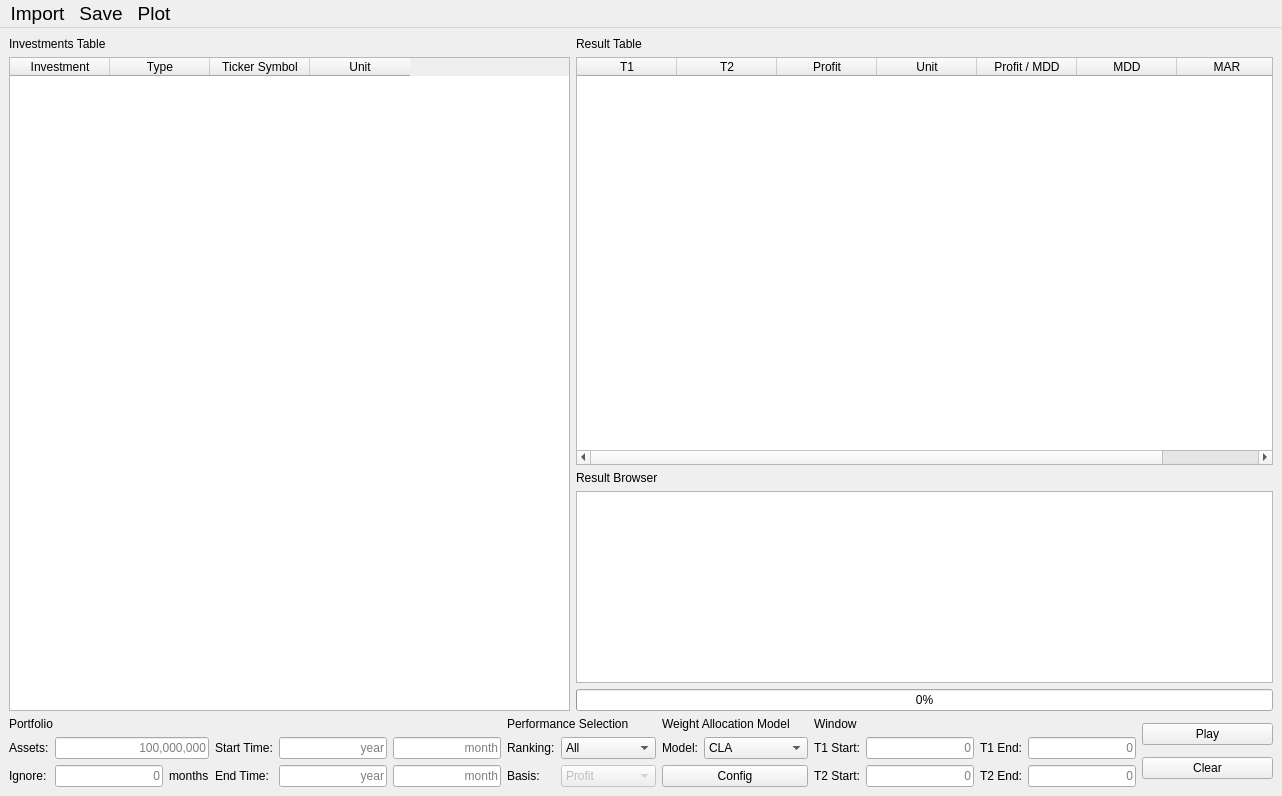
<?xml version="1.0" encoding="UTF-8"?>
<ui version="4.0">
 <class>MainWindow</class>
 <widget class="QMainWindow" name="MainWindow">
  <property name="enabled">
   <bool>true</bool>
  </property>
  <property name="geometry">
   <rect>
    <x>0</x>
    <y>0</y>
    <width>1282</width>
    <height>796</height>
   </rect>
  </property>
  <property name="windowTitle">
   <string>Portfolio Analysis Tool</string>
  </property>
  <widget class="QWidget" name="centralwidget">
   <layout class="QGridLayout" name="gridLayout_2">
    <item row="0" column="0">
     <widget class="QLabel" name="investments_table_label">
      <property name="text">
       <string>Investments Table</string>
      </property>
     </widget>
    </item>
    <item row="0" column="1">
     <widget class="QLabel" name="result_table_label">
      <property name="text">
       <string>Result Table</string>
      </property>
     </widget>
    </item>
    <item row="2" column="1">
     <widget class="QLabel" name="result_textBrowser_label">
      <property name="text">
       <string>Result Browser</string>
      </property>
     </widget>
    </item>
    <item row="5" column="0" colspan="2">
     <layout class="QGridLayout" name="config_layout">
      <item row="0" column="6" colspan="2">
       <widget class="QLabel" name="performance_selection_label">
        <property name="sizePolicy">
         <sizepolicy hsizetype="Preferred" vsizetype="Preferred">
          <horstretch>0</horstretch>
          <verstretch>0</verstretch>
         </sizepolicy>
        </property>
        <property name="text">
         <string>Performance Selection</string>
        </property>
       </widget>
      </item>
      <item row="0" column="8" colspan="2">
       <widget class="QLabel" name="weight_allocation_label">
        <property name="sizePolicy">
         <sizepolicy hsizetype="Preferred" vsizetype="Preferred">
          <horstretch>0</horstretch>
          <verstretch>0</verstretch>
         </sizepolicy>
        </property>
        <property name="text">
         <string>Weight Allocation Model</string>
        </property>
       </widget>
      </item>
      <item row="1" column="0">
       <widget class="QLabel" name="assets_text_label">
        <property name="sizePolicy">
         <sizepolicy hsizetype="Preferred" vsizetype="Preferred">
          <horstretch>0</horstretch>
          <verstretch>0</verstretch>
         </sizepolicy>
        </property>
        <property name="text">
         <string>Assets:</string>
        </property>
       </widget>
      </item>
      <item row="1" column="1" colspan="2">
       <widget class="QLineEdit" name="assets_text">
        <property name="sizePolicy">
         <sizepolicy hsizetype="Preferred" vsizetype="Preferred">
          <horstretch>0</horstretch>
          <verstretch>0</verstretch>
         </sizepolicy>
        </property>
        <property name="alignment">
         <set>Qt::AlignRight|Qt::AlignTrailing|Qt::AlignVCenter</set>
        </property>
        <property name="placeholderText">
         <string>100,000,000</string>
        </property>
       </widget>
      </item>
      <item row="1" column="3">
       <widget class="QLabel" name="start_time_label">
        <property name="sizePolicy">
         <sizepolicy hsizetype="Preferred" vsizetype="Preferred">
          <horstretch>0</horstretch>
          <verstretch>0</verstretch>
         </sizepolicy>
        </property>
        <property name="text">
         <string>Start Time:</string>
        </property>
       </widget>
      </item>
      <item row="1" column="4">
       <widget class="QLineEdit" name="start_year_text">
        <property name="sizePolicy">
         <sizepolicy hsizetype="Preferred" vsizetype="Preferred">
          <horstretch>0</horstretch>
          <verstretch>0</verstretch>
         </sizepolicy>
        </property>
        <property name="alignment">
         <set>Qt::AlignRight|Qt::AlignTrailing|Qt::AlignVCenter</set>
        </property>
        <property name="placeholderText">
         <string>year</string>
        </property>
       </widget>
      </item>
      <item row="1" column="5">
       <widget class="QLineEdit" name="start_month_text">
        <property name="sizePolicy">
         <sizepolicy hsizetype="Preferred" vsizetype="Preferred">
          <horstretch>0</horstretch>
          <verstretch>0</verstretch>
         </sizepolicy>
        </property>
        <property name="alignment">
         <set>Qt::AlignRight|Qt::AlignTrailing|Qt::AlignVCenter</set>
        </property>
        <property name="placeholderText">
         <string>month</string>
        </property>
       </widget>
      </item>
      <item row="1" column="6">
       <widget class="QLabel" name="ranking_label">
        <property name="sizePolicy">
         <sizepolicy hsizetype="Preferred" vsizetype="Preferred">
          <horstretch>0</horstretch>
          <verstretch>0</verstretch>
         </sizepolicy>
        </property>
        <property name="text">
         <string>Ranking:</string>
        </property>
       </widget>
      </item>
      <item row="1" column="7">
       <widget class="QComboBox" name="ranking_box">
        <property name="sizePolicy">
         <sizepolicy hsizetype="Preferred" vsizetype="Preferred">
          <horstretch>0</horstretch>
          <verstretch>0</verstretch>
         </sizepolicy>
        </property>
        <item>
         <property name="text">
          <string>All</string>
         </property>
        </item>
       </widget>
      </item>
      <item row="1" column="8">
       <widget class="QLabel" name="model_label">
        <property name="sizePolicy">
         <sizepolicy hsizetype="Preferred" vsizetype="Preferred">
          <horstretch>0</horstretch>
          <verstretch>0</verstretch>
         </sizepolicy>
        </property>
        <property name="text">
         <string>Model:</string>
        </property>
       </widget>
      </item>
      <item row="1" column="9">
       <widget class="QComboBox" name="model_box">
        <property name="sizePolicy">
         <sizepolicy hsizetype="Preferred" vsizetype="Preferred">
          <horstretch>0</horstretch>
          <verstretch>0</verstretch>
         </sizepolicy>
        </property>
        <item>
         <property name="text">
          <string>CLA</string>
         </property>
        </item>
        <item>
         <property name="text">
          <string>HRP</string>
         </property>
        </item>
        <item>
         <property name="text">
          <string>Optimal F</string>
         </property>
        </item>
        <item>
         <property name="text">
          <string>Equal Risk</string>
         </property>
        </item>
        <item>
         <property name="text">
          <string>Equal Weight</string>
         </property>
        </item>
       </widget>
      </item>
      <item row="1" column="10">
       <widget class="QLabel" name="t1_start_label">
        <property name="sizePolicy">
         <sizepolicy hsizetype="Preferred" vsizetype="Preferred">
          <horstretch>0</horstretch>
          <verstretch>0</verstretch>
         </sizepolicy>
        </property>
        <property name="text">
         <string>T1 Start:</string>
        </property>
       </widget>
      </item>
      <item row="1" column="11">
       <widget class="QLineEdit" name="t1_start_text">
        <property name="sizePolicy">
         <sizepolicy hsizetype="Preferred" vsizetype="Preferred">
          <horstretch>0</horstretch>
          <verstretch>0</verstretch>
         </sizepolicy>
        </property>
        <property name="text">
         <string/>
        </property>
        <property name="alignment">
         <set>Qt::AlignRight|Qt::AlignTrailing|Qt::AlignVCenter</set>
        </property>
        <property name="placeholderText">
         <string>0</string>
        </property>
       </widget>
      </item>
      <item row="1" column="12">
       <widget class="QLabel" name="t1_end_label">
        <property name="sizePolicy">
         <sizepolicy hsizetype="Preferred" vsizetype="Preferred">
          <horstretch>0</horstretch>
          <verstretch>0</verstretch>
         </sizepolicy>
        </property>
        <property name="text">
         <string>T1 End:</string>
        </property>
       </widget>
      </item>
      <item row="1" column="13">
       <widget class="QLineEdit" name="t1_end_text">
        <property name="sizePolicy">
         <sizepolicy hsizetype="Preferred" vsizetype="Preferred">
          <horstretch>0</horstretch>
          <verstretch>0</verstretch>
         </sizepolicy>
        </property>
        <property name="text">
         <string/>
        </property>
        <property name="alignment">
         <set>Qt::AlignRight|Qt::AlignTrailing|Qt::AlignVCenter</set>
        </property>
        <property name="placeholderText">
         <string>0</string>
        </property>
       </widget>
      </item>
      <item row="2" column="0">
       <widget class="QLabel" name="ignore_label">
        <property name="sizePolicy">
         <sizepolicy hsizetype="Preferred" vsizetype="Preferred">
          <horstretch>0</horstretch>
          <verstretch>0</verstretch>
         </sizepolicy>
        </property>
        <property name="text">
         <string>Ignore:</string>
        </property>
       </widget>
      </item>
      <item row="2" column="1">
       <widget class="QLineEdit" name="ignore_month_text">
        <property name="sizePolicy">
         <sizepolicy hsizetype="Preferred" vsizetype="Preferred">
          <horstretch>0</horstretch>
          <verstretch>0</verstretch>
         </sizepolicy>
        </property>
        <property name="alignment">
         <set>Qt::AlignRight|Qt::AlignTrailing|Qt::AlignVCenter</set>
        </property>
        <property name="placeholderText">
         <string>0</string>
        </property>
       </widget>
      </item>
      <item row="2" column="2">
       <widget class="QLabel" name="months_label">
        <property name="sizePolicy">
         <sizepolicy hsizetype="Preferred" vsizetype="Preferred">
          <horstretch>0</horstretch>
          <verstretch>0</verstretch>
         </sizepolicy>
        </property>
        <property name="text">
         <string>months</string>
        </property>
       </widget>
      </item>
      <item row="2" column="3">
       <widget class="QLabel" name="end_time_label">
        <property name="sizePolicy">
         <sizepolicy hsizetype="Preferred" vsizetype="Preferred">
          <horstretch>0</horstretch>
          <verstretch>0</verstretch>
         </sizepolicy>
        </property>
        <property name="text">
         <string>End Time:</string>
        </property>
       </widget>
      </item>
      <item row="2" column="4">
       <widget class="QLineEdit" name="end_year_text">
        <property name="sizePolicy">
         <sizepolicy hsizetype="Preferred" vsizetype="Preferred">
          <horstretch>0</horstretch>
          <verstretch>0</verstretch>
         </sizepolicy>
        </property>
        <property name="alignment">
         <set>Qt::AlignRight|Qt::AlignTrailing|Qt::AlignVCenter</set>
        </property>
        <property name="placeholderText">
         <string>year</string>
        </property>
       </widget>
      </item>
      <item row="2" column="5">
       <widget class="QLineEdit" name="end_month_text">
        <property name="sizePolicy">
         <sizepolicy hsizetype="Preferred" vsizetype="Preferred">
          <horstretch>0</horstretch>
          <verstretch>0</verstretch>
         </sizepolicy>
        </property>
        <property name="alignment">
         <set>Qt::AlignRight|Qt::AlignTrailing|Qt::AlignVCenter</set>
        </property>
        <property name="placeholderText">
         <string>month</string>
        </property>
       </widget>
      </item>
      <item row="2" column="6">
       <widget class="QLabel" name="basis_label">
        <property name="sizePolicy">
         <sizepolicy hsizetype="Preferred" vsizetype="Preferred">
          <horstretch>0</horstretch>
          <verstretch>0</verstretch>
         </sizepolicy>
        </property>
        <property name="text">
         <string>Basis:</string>
        </property>
       </widget>
      </item>
      <item row="2" column="7">
       <widget class="QComboBox" name="basis_box">
        <property name="enabled">
         <bool>false</bool>
        </property>
        <property name="sizePolicy">
         <sizepolicy hsizetype="Preferred" vsizetype="Preferred">
          <horstretch>0</horstretch>
          <verstretch>0</verstretch>
         </sizepolicy>
        </property>
        <property name="editable">
         <bool>false</bool>
        </property>
        <item>
         <property name="text">
          <string>Profit</string>
         </property>
        </item>
        <item>
         <property name="text">
          <string>Profit / MDD</string>
         </property>
        </item>
        <item>
         <property name="text">
          <string>AR</string>
         </property>
        </item>
        <item>
         <property name="text">
          <string>MAR</string>
         </property>
        </item>
       </widget>
      </item>
      <item row="2" column="8" colspan="2">
       <widget class="QPushButton" name="config_button">
        <property name="sizePolicy">
         <sizepolicy hsizetype="Preferred" vsizetype="Fixed">
          <horstretch>0</horstretch>
          <verstretch>0</verstretch>
         </sizepolicy>
        </property>
        <property name="text">
         <string>Config</string>
        </property>
       </widget>
      </item>
      <item row="2" column="10">
       <widget class="QLabel" name="t2_start_label">
        <property name="sizePolicy">
         <sizepolicy hsizetype="Preferred" vsizetype="Preferred">
          <horstretch>0</horstretch>
          <verstretch>0</verstretch>
         </sizepolicy>
        </property>
        <property name="text">
         <string>T2 Start:</string>
        </property>
       </widget>
      </item>
      <item row="2" column="11">
       <widget class="QLineEdit" name="t2_start_text">
        <property name="sizePolicy">
         <sizepolicy hsizetype="Preferred" vsizetype="Preferred">
          <horstretch>0</horstretch>
          <verstretch>0</verstretch>
         </sizepolicy>
        </property>
        <property name="text">
         <string/>
        </property>
        <property name="alignment">
         <set>Qt::AlignRight|Qt::AlignTrailing|Qt::AlignVCenter</set>
        </property>
        <property name="placeholderText">
         <string>0</string>
        </property>
       </widget>
      </item>
      <item row="2" column="12">
       <widget class="QLabel" name="t2_end_label">
        <property name="sizePolicy">
         <sizepolicy hsizetype="Preferred" vsizetype="Preferred">
          <horstretch>0</horstretch>
          <verstretch>0</verstretch>
         </sizepolicy>
        </property>
        <property name="text">
         <string>T2 End:</string>
        </property>
       </widget>
      </item>
      <item row="2" column="13">
       <widget class="QLineEdit" name="t2_end_text">
        <property name="sizePolicy">
         <sizepolicy hsizetype="Preferred" vsizetype="Preferred">
          <horstretch>0</horstretch>
          <verstretch>0</verstretch>
         </sizepolicy>
        </property>
        <property name="text">
         <string/>
        </property>
        <property name="alignment">
         <set>Qt::AlignRight|Qt::AlignTrailing|Qt::AlignVCenter</set>
        </property>
        <property name="placeholderText">
         <string>0</string>
        </property>
       </widget>
      </item>
      <item row="0" column="10" colspan="4">
       <widget class="QLabel" name="window_label">
        <property name="sizePolicy">
         <sizepolicy hsizetype="Preferred" vsizetype="Preferred">
          <horstretch>0</horstretch>
          <verstretch>0</verstretch>
         </sizepolicy>
        </property>
        <property name="text">
         <string>Window</string>
        </property>
       </widget>
      </item>
      <item row="0" column="0" colspan="6">
       <widget class="QLabel" name="portfolio_label">
        <property name="sizePolicy">
         <sizepolicy hsizetype="Preferred" vsizetype="Preferred">
          <horstretch>0</horstretch>
          <verstretch>0</verstretch>
         </sizepolicy>
        </property>
        <property name="text">
         <string>Portfolio</string>
        </property>
       </widget>
      </item>
     </layout>
    </item>
    <item row="5" column="2">
     <layout class="QGridLayout" name="button_layout">
      <item row="0" column="0">
       <widget class="QPushButton" name="play_button">
        <property name="sizePolicy">
         <sizepolicy hsizetype="Preferred" vsizetype="Fixed">
          <horstretch>0</horstretch>
          <verstretch>0</verstretch>
         </sizepolicy>
        </property>
        <property name="text">
         <string>Play</string>
        </property>
       </widget>
      </item>
      <item row="1" column="0">
       <widget class="QPushButton" name="clear_button">
        <property name="sizePolicy">
         <sizepolicy hsizetype="Preferred" vsizetype="Fixed">
          <horstretch>0</horstretch>
          <verstretch>0</verstretch>
         </sizepolicy>
        </property>
        <property name="text">
         <string>Clear</string>
        </property>
       </widget>
      </item>
     </layout>
    </item>
    <item row="1" column="0" rowspan="4">
     <widget class="QTableWidget" name="investments_table">
      <property name="sizePolicy">
       <sizepolicy hsizetype="Preferred" vsizetype="Preferred">
        <horstretch>0</horstretch>
        <verstretch>0</verstretch>
       </sizepolicy>
      </property>
      <column>
       <property name="text">
        <string>Investment</string>
       </property>
      </column>
      <column>
       <property name="text">
        <string>Type</string>
       </property>
      </column>
      <column>
       <property name="text">
        <string>Ticker Symbol</string>
       </property>
      </column>
      <column>
       <property name="text">
        <string>Unit</string>
       </property>
      </column>
     </widget>
    </item>
    <item row="1" column="1" colspan="2">
     <widget class="QTableWidget" name="result_table">
      <property name="sizePolicy">
       <sizepolicy hsizetype="Expanding" vsizetype="Expanding">
        <horstretch>0</horstretch>
        <verstretch>0</verstretch>
       </sizepolicy>
      </property>
      <column>
       <property name="text">
        <string>T1</string>
       </property>
      </column>
      <column>
       <property name="text">
        <string>T2</string>
       </property>
      </column>
      <column>
       <property name="text">
        <string>Profit</string>
       </property>
      </column>
      <column>
       <property name="text">
        <string>Unit</string>
       </property>
      </column>
      <column>
       <property name="text">
        <string>Profit / MDD</string>
       </property>
      </column>
      <column>
       <property name="text">
        <string>MDD</string>
       </property>
      </column>
      <column>
       <property name="text">
        <string>MAR</string>
       </property>
      </column>
     </widget>
    </item>
    <item row="3" column="1" colspan="2">
     <widget class="QTextBrowser" name="result_textBrowser">
      <property name="sizePolicy">
       <sizepolicy hsizetype="Expanding" vsizetype="Preferred">
        <horstretch>0</horstretch>
        <verstretch>0</verstretch>
       </sizepolicy>
      </property>
     </widget>
    </item>
    <item row="4" column="1" colspan="2">
     <widget class="QProgressBar" name="progress_bar">
      <property name="value">
       <number>0</number>
      </property>
      <property name="textVisible">
       <bool>true</bool>
      </property>
     </widget>
    </item>
   </layout>
  </widget>
  <widget class="QMenuBar" name="menuBar">
   <property name="enabled">
    <bool>true</bool>
   </property>
   <property name="geometry">
    <rect>
     <x>0</x>
     <y>0</y>
     <width>1282</width>
     <height>22</height>
    </rect>
   </property>
   <property name="font">
    <font>
     <pointsize>14</pointsize>
    </font>
   </property>
   <property name="focusPolicy">
    <enum>Qt::StrongFocus</enum>
   </property>
   <property name="acceptDrops">
    <bool>true</bool>
   </property>
   <property name="defaultUp">
    <bool>false</bool>
   </property>
   <property name="nativeMenuBar">
    <bool>true</bool>
   </property>
   <widget class="QMenu" name="menuImport">
    <property name="title">
     <string>Import</string>
    </property>
    <addaction name="action_import_investments"/>
    <addaction name="action_import_config"/>
    <addaction name="action_import_result"/>
   </widget>
   <widget class="QMenu" name="menuSave">
    <property name="title">
     <string>Save</string>
    </property>
    <addaction name="action_save_result"/>
    <addaction name="action_save_config"/>
   </widget>
   <widget class="QMenu" name="menuPlot">
    <property name="title">
     <string>Plot</string>
    </property>
    <addaction name="action_plot_result"/>
    <addaction name="action_plot_window"/>
   </widget>
   <addaction name="menuImport"/>
   <addaction name="menuSave"/>
   <addaction name="menuPlot"/>
  </widget>
  <action name="action_import_investments">
   <property name="checkable">
    <bool>false</bool>
   </property>
   <property name="text">
    <string>Import Investments</string>
   </property>
  </action>
  <action name="action_import_config">
   <property name="text">
    <string>Import Config</string>
   </property>
  </action>
  <action name="action_save_result">
   <property name="text">
    <string>Save Result</string>
   </property>
  </action>
  <action name="action_save_config">
   <property name="text">
    <string>Save Config</string>
   </property>
  </action>
  <action name="action_import_result">
   <property name="text">
    <string>Import Result</string>
   </property>
  </action>
  <action name="action_plot_result">
   <property name="text">
    <string>Plot Result</string>
   </property>
  </action>
  <action name="action_plot_window">
   <property name="text">
    <string>Plot Window</string>
   </property>
  </action>
 </widget>
 <resources/>
 <connections/>
</ui>
